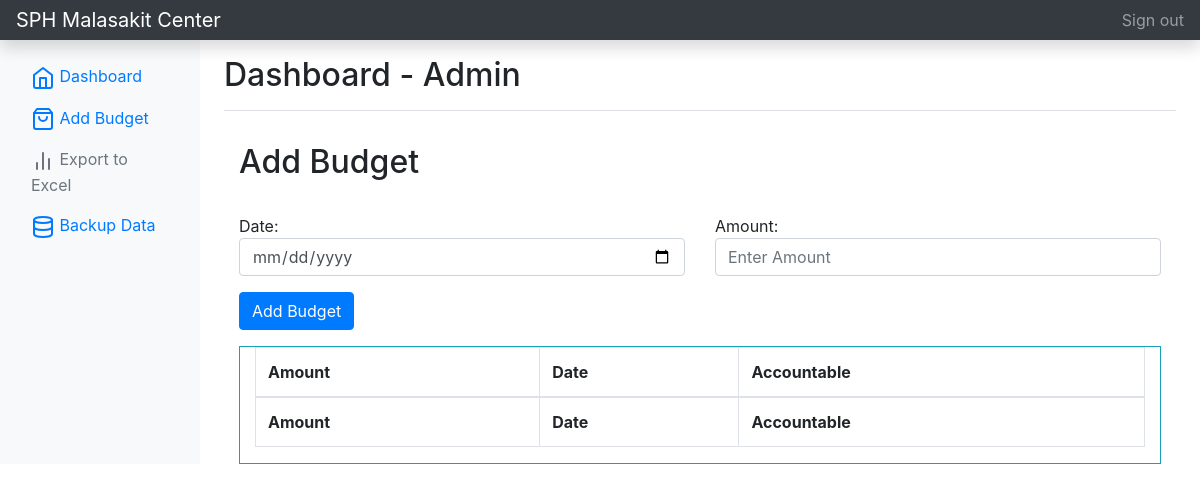
The page /addBudget.php (signed in) on the database as committed earlier.
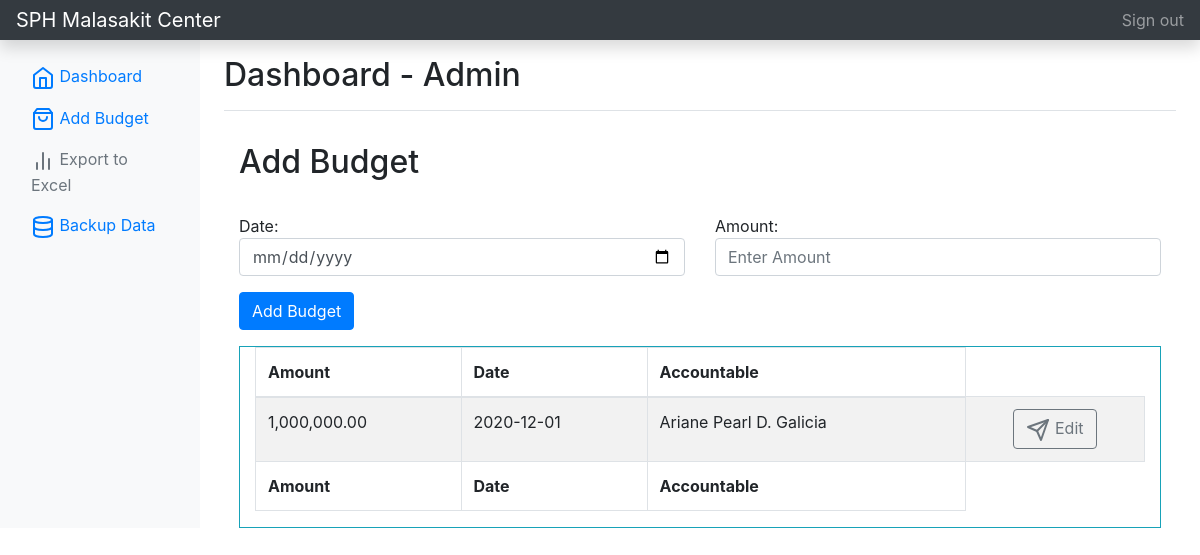
The same page on the database as committed later.
### tables this page shows
CREATE TABLE IF NOT EXISTS `budget_history` (
  `id` int(12) unsigned NOT NULL AUTO_INCREMENT,
  `amount` int(12) unsigned NOT NULL DEFAULT '0',
  `date` varchar(50) NOT NULL DEFAULT '0',
  `accountable` varchar(50) NOT NULL,
  PRIMARY KEY (`id`)
);

### addBudget.php (the view, shortened to what this page needs)
<?php
include_once('connection.php');
if (isset($_SESSION['loggedin'])) {
?>
<!doctype html>
<html lang="en">
  <head>
<link href="./assets/css/bootstrap.min.css" rel="stylesheet">
    <link href="./assets/css/bootstrap.min2.css" rel="stylesheet">
  </head>
  <body>
    <nav class="navbar navbar-dark sticky-top bg-dark flex-md-nowrap p-0 shadow">
  <a class="navbar-brand col-md-3 col-lg-2 mr-0 px-3" href="home.php?id=<?php echo $_GET['id'] ?>">SPH Malasakit Center</a>
  <ul class="navbar-nav px-3">
    <li class="nav-item text-nowrap">
      <a class="nav-link" href="logout.php">Sign out</a>
    </li>
  </ul>
</nav>
<div class="container-fluid">
  <div class="row">
  <?php include 'sidebar.php';?>
    <main role="main" class="col-md-9 ml-sm-auto col-lg-10 px-md-4">
      <div class="d-flex justify-content-between flex-wrap flex-md-nowrap align-items-center pt-3 pb-2 mb-3 border-bottom">
        <h1 class="h2">Dashboard - <?php echo $_SESSION['user_fullname'] ?></h1>
      </div>
            <div class="container">
                <div class="d-flex justify-content-between flex-wrap flex-md-nowrap align-items-center pt-3 pb-2 mb-3 ">
                    <h1 class="h2">Add Budget</h1>
                </div>
                    <form action="action.php?id=<?php echo $_GET['id'] ?>" method="POST">
                        <div class="row">
                            <div class="col-6">
                                <div class="form-group">
                                Date:
                                    <input name="budget_date" type="date" class="form-control"required>
                                </div>
                            </div>
                            <div class="col-6">
                                <div class="form-group">
                                Amount:
                                    <input name="amount" type="number" min="0" step=".01" class="form-control" placeholder="Enter Amount" required>
                                </div>
                            </div>
                        </div>
                        <button name="btnAddBudget" type="submit" class="btn btn-primary">Add Budget</button>
                    </form>
                    <div class="container-fluid mt-3">
                <div class="row">
                        <div class="col-md-12 border border-info">
                            <div class="table-responsive">
                            <table id="example" class="table table-striped table-bordered" style="width:100%">
                                <thead>
                                    <tr>
                                        <th>Amount</th>
                                        <th>Date</th>
                                        <th>Accountable</th>
                                    </tr>
                                </thead>
                                <tbody>
                                <?php
                                $sql = "SELECT * FROM budget_history ORDER BY id desc LIMIT 12";
                                    $result = mysqli_query($conn, $sql);
                                    if (mysqli_num_rows($result) > 0) {
                                        while ($row = mysqli_fetch_assoc($result)) {
                                            $amount = $row['amount'];
                                            $accountable = $row['accountable'];
                                            $budget_id = $row['id'];
                                            $date = $row['date'];
                                            echo '
                                                <tr>
                                                    <td>' . number_format($amount, 2) . '</td>
                                                    <td>' . $date . '</td>
                                                    <td>' . $accountable . '</td>
                                                    <td align="center">
                                                        <a href="editBudget.php?id='.$_GET['id'].'&budget_id='.$budget_id.'" class="btn btn-md btn-outline-secondary"><span data-feather="send"></span> Edit</a>
                                                    </td>
                                                </tr>
                                                ';
                                        }
                                    }
                                    ?>
                                </tbody>
                                <tfoot>
                                    <tr>
                                        <th>Amount</th>
                                        <th>Date</th>
                                        <th>Accountable</th>
                                    </tr>
                                </tfoot>
                            </table>
                        </div>
                    </div>
                </div>
            </div>
            </div>
    </main>
  </div>
</div>
    </body>
</html>
<?php
} else {
    $url = "./index.php";
    $url = str_replace(PHP_EOL, '', $url);
    header("Location: $url");
}
?>

### sidebar.php
<?php $id = $_GET['id'];  ?>
<nav id="sidebarMenu" class="col-md-3 col-lg-2 d-md-block bg-light sidebar collapse">
      <div class="sidebar-sticky pt-3">
        <ul class="nav flex-column">
          <li class="nav-item">
            <a class="nav-link" href="home.php?id=<?php echo $_GET['id'] ?>">
              <span data-feather="home"></span>
              Dashboard <span class="sr-only">(current)</span>
            </a>
          </li>
          <li class="nav-item">
            <a class="nav-link" href="addBudget.php?id=<?php echo $_GET['id'] ?>">
              <span data-feather="shopping-bag"></span>
              Add Budget
            </a>
          </li>
          <li class="nav-item">
                <?php
                    $sql = "SELECT * FROM tbl_client WHERE patient_status ='Discharged'";
                    $result = mysqli_query($conn, $sql);
                    $total_discharged = mysqli_num_rows($result) ;
                ?>
            <?php
              if($total_discharged >= 30){
                echo '
                <a class="nav-link" href="./exportexcel.php?id='.$id.'">
                  <span data-feather="bar-chart-2"></span>
                  Export to Excel
                </a>
                ';
              } else {
                echo '
                <a class="nav-link disabled" href="./exportexcel.php?id='.$id.'">
                  <span data-feather="bar-chart-2"></span>
                  Export to Excel
                </a>
                ';
              }
            ?>
          </li>
          <li class="nav-item">
            <a class="nav-link" href="./exportsql.php?id=<?php echo $id ?>">
              <span data-feather="database"></span>
              Backup Data
            </a>
          </li>
        </ul>
      </div>
    </nav>

Rows that differ between the two databases and show on the page:
added budget_history: amount "1,000,000.00", date "2020-12-01", accountable "Ariane Pearl D. Galicia"
